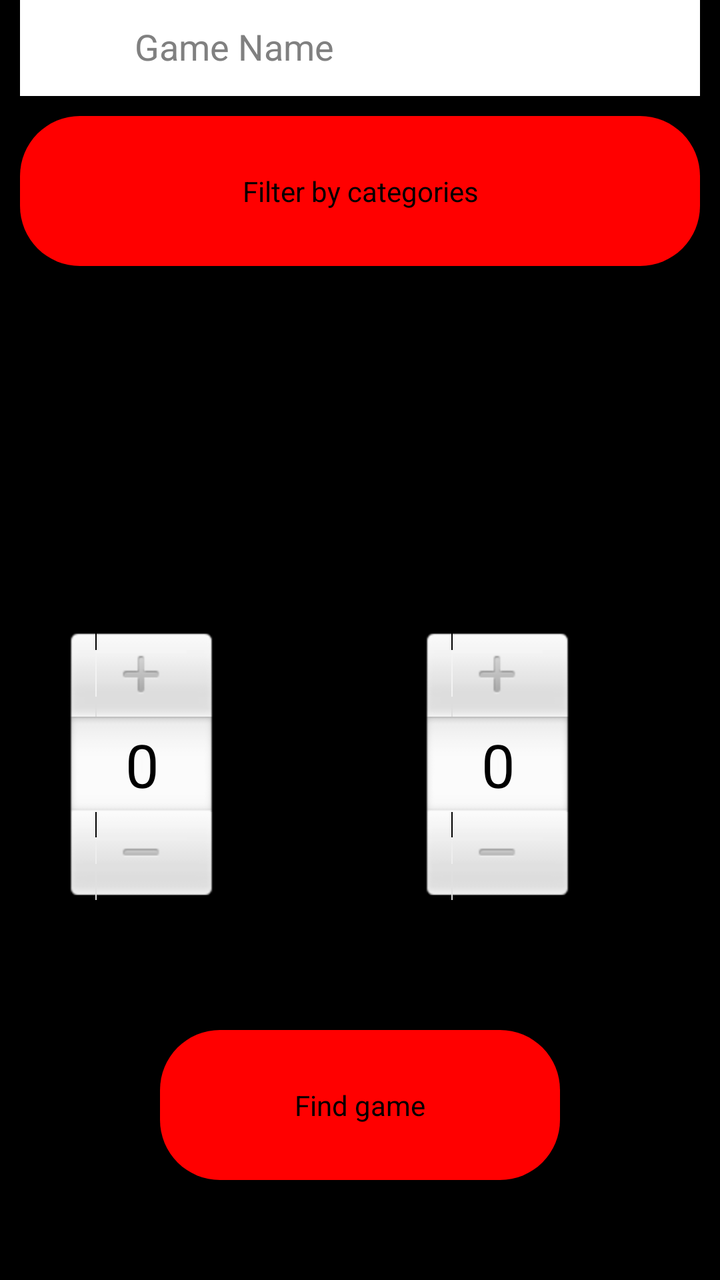
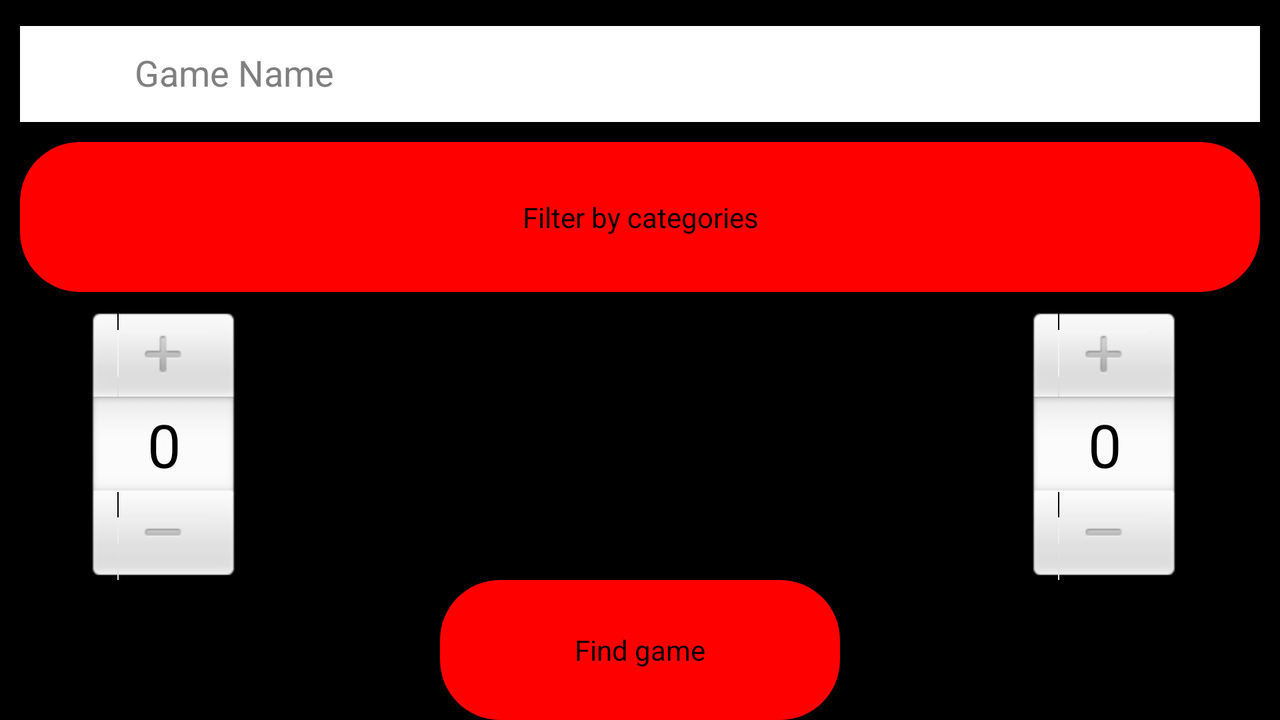

An Android layout and its configuration variant, each rendered on a device that would load it. The default file and the variant file are quoted in full after the pictures.
<!-- AndroidManifest.xml: application theme android:Theme.NoTitleBar -->
<!-- res/layout/search_game.xml -->
<?xml version="1.0" encoding="utf-8"?>

<RelativeLayout xmlns:android="http://schemas.android.com/apk/res/android"
    android:orientation="vertical" android:layout_width="match_parent"
    android:layout_height="match_parent" android:background="@drawable/decale_wallp">

    <SearchView
        android:id="@+id/search"
        android:layout_width="match_parent"
        android:layout_height="wrap_content"
        android:layout_marginRight="10dp"
        android:queryHint="Game Name"
        android:layout_marginLeft="10dp"
        android:iconifiedByDefault="false"
        android:background="#ffffff"
        />
    <Button
        android:id="@+id/categories"
        android:layout_width="match_parent"
        android:layout_height="75dp"
        android:layout_below="@+id/search"
        android:text="Filter by categories"
        android:background="@drawable/round_rectangle_shape"
        android:layout_marginLeft="10dp"
        android:layout_marginTop="10dp"
        android:layout_marginRight="10dp"
        android:layout_marginBottom="10dp"
        />
    <TextView
        android:id="@+id/numMaxPLayerText"
        android:layout_width="wrap_content"
        android:layout_height="wrap_content"
        android:text="Max play time: "
        android:layout_marginTop="60dp"
        android:layout_below="@+id/categories"
        android:layout_marginStart="20dp"
        android:layout_alignStart="@+id/categories"
        android:textColor="#000000"
        android:textSize="15dp"/>
    <NumberPicker
        android:id="@+id/numMaxPLayer"
        android:layout_width="wrap_content"
        android:layout_height="wrap_content"
        android:layout_alignTop="@+id/maxPlayTime"
        android:layout_alignStart="@+id/maxPlayTimeText" />

    <NumberPicker
        android:id="@+id/maxPlayTime"
        android:layout_width="wrap_content"
        android:layout_height="wrap_content"
        android:layout_above="@+id/findGame"
        android:layout_alignEnd="@+id/numMaxPLayerText"
        android:layout_marginBottom="55dp"
        android:layout_marginEnd="20dp" />

    <TextView
        android:id="@+id/maxPlayTimeText"
        android:layout_width="wrap_content"
        android:layout_height="wrap_content"
        android:text="Max num players: "
        android:layout_alignBaseline="@+id/numMaxPLayerText"
        android:layout_alignBottom="@+id/numMaxPLayerText"
        android:layout_alignEnd="@+id/categories"
        android:layout_marginTop="60dp"
        android:layout_marginEnd="20dp"
        android:textColor="#000000"
        android:textSize="15dp"/>

    <Button
        android:layout_width="wrap_content"
        android:layout_height="75dp"
        android:background="@drawable/round_rectangle_shape"
        android:text="Find game"
        android:layout_centerHorizontal="true"
        android:layout_marginLeft="10dp"
        android:layout_marginTop="10dp"
        android:layout_marginRight="10dp"
        android:layout_alignParentBottom="true"
        android:layout_marginBottom="50dp"
        android:id="@+id/findGame" />
</RelativeLayout>
<!-- resources referenced by this layout -->
<resources>
  <!-- drawable round_rectangle_shape (drawable-mdpi) -->
  <?xml version="1.0" encoding="utf-8"?>
  
  <selector xmlns:android="http://schemas.android.com/apk/res/android" android:layout_height="match_parent" android:layout_width="match_parent">
      <item>
          <shape android:shape="rectangle">
              <size android:width="200dp"
                  android:height="100dp"/>
              <solid android:color="#FF0000"
                  />
              <corners
                  android:bottomLeftRadius="30dp"
                  android:bottomRightRadius="30dp"
                  android:radius="60dp"
                  android:topLeftRadius="30dp"
                  android:topRightRadius="30dp"
                  />
          </shape>
      </item>
  </selector>
</resources>
<!-- res/layout-land/search_game.xml (the repository's variant of the layout above) -->
<!-- drawn on the phone turned sideways -->
<?xml version="1.0" encoding="utf-8"?>
<RelativeLayout xmlns:android="http://schemas.android.com/apk/res/android"
    android:orientation="vertical" android:layout_width="match_parent"
    android:layout_height="match_parent" android:background="@drawable/decale_wallp">

    <SearchView
        android:id="@+id/search"
        android:layout_width="match_parent"
        android:layout_height="wrap_content"
        android:layout_marginRight="10dp"
        android:queryHint="Game Name"
        android:layout_marginLeft="10dp"
        android:iconifiedByDefault="false"
        android:background="#ffffff"
        android:layout_marginTop="13dp"
        android:layout_alignParentTop="true"
        android:layout_centerHorizontal="true" />
    <Button
        android:id="@+id/categories"
        android:layout_width="match_parent"
        android:layout_height="75dp"
        android:layout_below="@+id/search"
        android:text="Filter by categories"
        android:background="@drawable/round_rectangle_shape"
        android:layout_marginLeft="10dp"
        android:layout_marginTop="10dp"
        android:layout_marginRight="10dp"
        android:layout_marginBottom="10dp"
        />
    <TextView
        android:id="@+id/numMaxPLayerText"
        android:layout_width="wrap_content"
        android:layout_height="wrap_content"
        android:text="Max play time: "
        android:layout_marginStart="22dp"
        android:textColor="#000000"
        android:textSize="15dp"
        android:layout_alignTop="@+id/findGame"
        android:layout_alignStart="@+id/categories" />
    <NumberPicker
        android:id="@+id/numMaxPLayer"
        android:layout_width="wrap_content"
        android:layout_height="wrap_content"
        android:layout_above="@+id/findGame"
        android:layout_alignEnd="@+id/maxPlayTimeText"
        android:layout_marginEnd="19dp" />

    <NumberPicker
        android:id="@+id/maxPlayTime"
        android:layout_width="wrap_content"
        android:layout_height="wrap_content"
        android:layout_marginEnd="11dp"
        android:layout_above="@+id/findGame"
        android:layout_alignEnd="@+id/numMaxPLayerText" />

    <TextView
        android:id="@+id/maxPlayTimeText"
        android:layout_width="wrap_content"
        android:layout_height="wrap_content"
        android:text="Max num players: "
        android:layout_alignBaseline="@+id/numMaxPLayerText"
        android:layout_alignBottom="@+id/numMaxPLayerText"
        android:layout_alignEnd="@+id/categories"
        android:layout_marginTop="60dp"
        android:layout_marginEnd="20dp"
        android:textColor="#000000"
        android:textSize="15dp"/>

    <Button
        android:id="@+id/findGame"
        android:layout_width="wrap_content"
        android:layout_height="70dp"
        android:layout_marginLeft="10dp"
        android:layout_marginRight="10dp"
        android:background="@drawable/round_rectangle_shape"
        android:text="Find game"
        android:layout_alignParentBottom="true"
        android:layout_centerHorizontal="true" />
</RelativeLayout>
